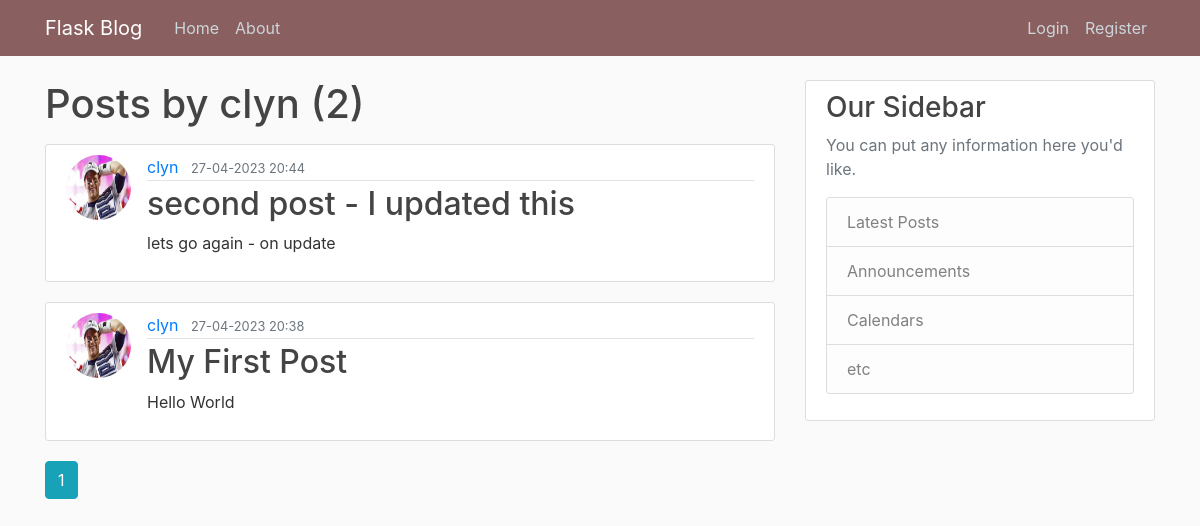
/user/clyn, run on an earlier commit of the app's database.
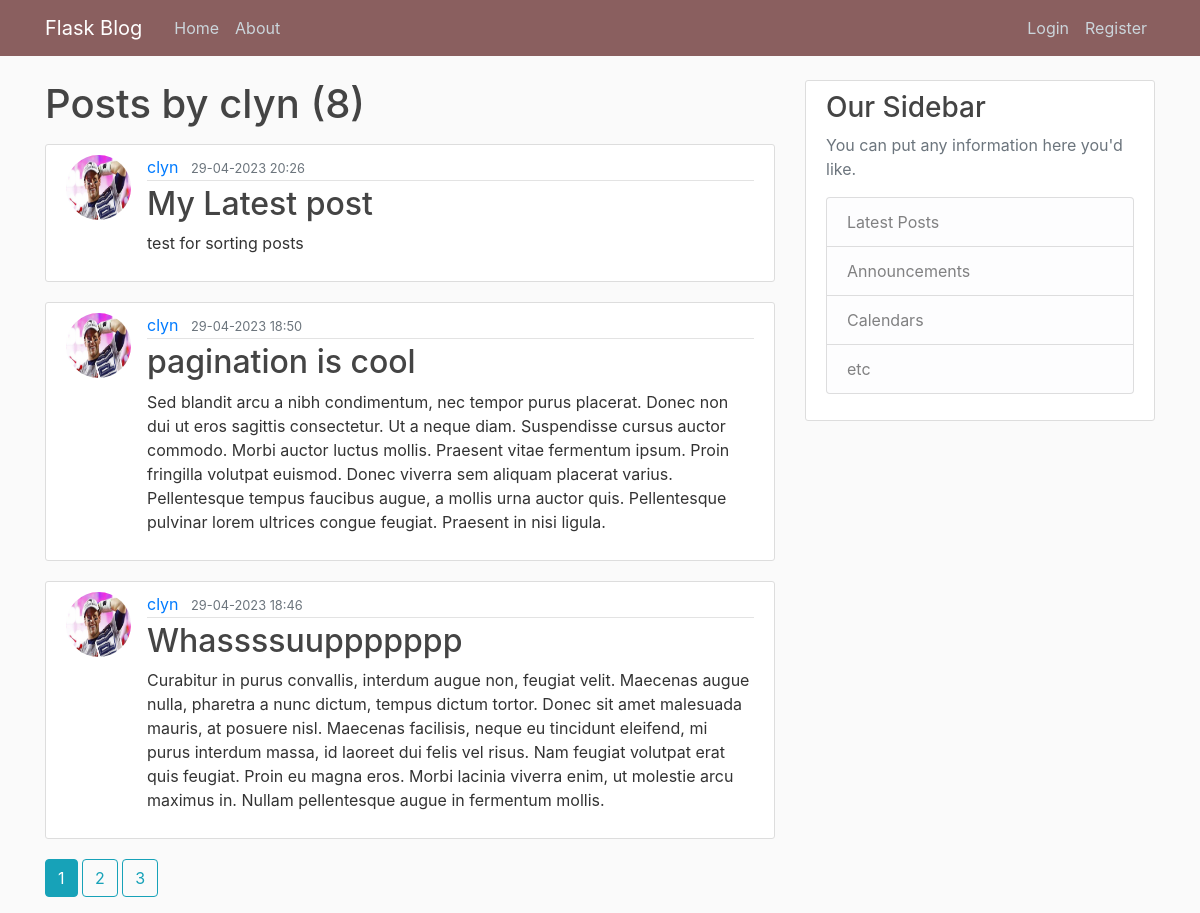
And on a later commit of the database.
### Fblog/models.py (models this page shows, shortened)
class User(db.Model, UserMixin):
    id = db.Column(db.Integer, primary_key = True)
    username = db.Column(db.String(20), unique = True, nullable = False)
    email = db.Column(db.String(120), unique = True, nullable = False)
    image_file = db.Column(db.String(20), nullable = False, default = 'default.jpg')
    password = db.Column(db.String(60), nullable = False)
    posts = db.relationship('Post', backref = 'author', lazy = True) #backref gets the user that created the post (1 to many relationship)

class Post(db.Model):
    id = db.Column(db.Integer, primary_key = True)
    title = db.Column(db.String(100), nullable = False)
    date_posted = db.Column(db.DateTime, nullable = False, default = datetime.utcnow)
    content = db.Column(db.Text, nullable = False)
    user_id = db.Column(db.Integer, db.ForeignKey('user.id'), nullable = False) # Foregin Key is refrencing the table and column names

### Fblog/routes.py (the view)
@app.route("/user/<string:username>")
def user_posts(username):
    page = request.args.get('page', 1, type=int)
    user = User.query.filter_by(username=username).first_or_404()
    posts = Post.query.filter_by(author=user)\
        .order_by(Post.date_posted.desc())\
        .paginate(page = page, per_page=3) #allows me to define how many posts per page - orders them from newest to oldest
    return render_template('user_posts.html', posts = posts, user=user) # posts variable within the template is equal to the dummy data

### Fblog/templates/user_posts.html
{% extends "layout.html" %}
{% block content %}
    <h1 class = "mb-3"> Posts by {{ user.username }} ({{ posts.total }})</h1>
    {% for post in posts.items %}
    <article class="media content-section">
      <img class= "rounded-circle article-img" src="{{url_for('static', filename = 'profile_pics/' + post.author.image_file) }}">
        <div class="media-body">
          <div class="article-metadata">
            <a class="mr-2" href="{{ url_for('user_posts', username = post.author.username)}}">{{ post.author.username }}</a>
            <small class="text-muted">{{ post.date_posted.strftime('%d-%m-%Y %H:%M') }}</small>
          </div>
          <h2><a class="article-title" href="{{ url_for('post', post_id = post.id)}}">{{ post.title }}</a></h2>
          <p class="article-content">{{ post.content }}</p>
        </div>
      </article>
    {% endfor %}
    {% for page_num in posts.iter_pages(left_edge=1, right_edge=1, left_current=1, right_current=2) %}
      {% if page_num %}
        {% if   posts.page == page_num %}
          <a class ="btn btn-info mb-3" href="{{ url_for('user_posts', username = user.username, page = page_num)}}">{{page_num}}</a>
        {% else %}
          <a class ="btn btn-outline-info mb-3" href="{{ url_for('user_posts', username = user.username, page = page_num)}}">{{page_num}}</a>
        {% endif %}
        {% else %}
        ...
      {% endif %}
    {% endfor %}
{% endblock content %}

### Fblog/templates/layout.html (shortened to what this page needs)
<!DOCTYPE html>
<html>
<head>
    <link rel="stylesheet" href="https://cdn.jsdelivr.net/npm/bootstrap@4.3.1/dist/css/bootstrap.min.css">
    <link rel="stylesheet" type = "text/css" href="{{url_for('static', filename='main.css')}}">
</head>
<body>
    <header class="site-header">
        <nav class="navbar navbar-expand-md navbar-dark bg-steel fixed-top">
          <div class="container">
            <a class="navbar-brand mr-4" href="/">Flask Blog</a>
            <div class="collapse navbar-collapse" id="navbarToggle">
              <div class="navbar-nav mr-auto">
                <a class="nav-item nav-link" href="{{ url_for('home') }}">Home</a>
                <a class="nav-item nav-link" href="{{ url_for('about') }}">About</a>
              </div>
              <div class="navbar-nav">
                {% if current_user.is_authenticated %}
                <a class="nav-item nav-link" href="{{ url_for('new_post') }}">New Post</a>
                <a class="nav-item nav-link" href="{{ url_for('account') }}">Account</a>
                <a class="nav-item nav-link" href="{{ url_for('logout') }}">Logout</a>
                {% else %}
                  <a class="nav-item nav-link" href="{{ url_for('login') }}">Login</a>
                  <a class="nav-item nav-link" href="{{ url_for('register') }}">Register</a>
                {% endif %}
              </div>
            </div>
          </div>
        </nav>
      </header>
      <main role="main" class="container">
        <div class="row">
          <div class="col-md-8">
            {% block content %}{% endblock %}
          </div>
          <div class="col-md-4">
            <div class="content-section">
              <h3>Our Sidebar</h3>
              <p class='text-muted'>You can put any information here you'd like.
                <ul class="list-group">
                  <li class="list-group-item list-group-item-light">Latest Posts</li>
                  <li class="list-group-item list-group-item-light">Announcements</li>
                  <li class="list-group-item list-group-item-light">Calendars</li>
                  <li class="list-group-item list-group-item-light">etc</li>
                </ul>
              </p>
            </div>
          </div>
        </div>
      </main>
</body>
</html>

### Fblog/static/main.css (style rules this page uses)
body { background: #fafafa; color: #333333; margin-top: 5rem; }
h1, h2, h3, h4, h5, h6 { color: #444444; }
.bg-steel { background-color: #8a5f5f; }
.site-header .navbar-nav .nav-link { color: #cbd5db; }
.content-section { background: #ffffff; padding: 10px 20px; border: 1px solid #dddddd; border-radius: 3px; margin-bottom: 20px; }
.article-title { color: #444444; }
.article-content { white-space: pre-line; }
.article-img { height: 65px; width: 65px; margin-right: 16px; }
.article-metadata { padding-bottom: 1px; margin-bottom: 4px; border-bottom: 1px solid #e3e3e3 }

What changed in the data, as far as the page shows it:
no longer on this page (row unchanged): Post: image_file (picture), author.username "clyn", date_posted "27-04-2023 20:44", title "second post - I updated this", content "lets go again - on update"
no longer on this page (row unchanged): Post: image_file (picture), author.username "clyn", date_posted "27-04-2023 20:38", title "My First Post", content "Hello World"
added Post: image_file (picture), author.username "clyn", date_posted "29-04-2023 20:26", title "My Latest post", content "test for sorting posts"
added Post: image_file (picture), author.username "clyn", date_posted "29-04-2023 18:50", title "pagination is cool", content "Sed blandit arcu a nibh condimentum, nec tempor purus placerat. Donec non dui ut eros sagittis consectetur. Ut a neque diam. Suspendisse cursus auctor commodo. Morbi auctor luctus mollis. Praesent vitae fermentum ipsum. Proin fringilla volutpat euismod. Donec viverra sem aliquam placerat varius. Pellentesque tempus faucibus augue, a mollis urna auctor quis. Pellentesque pulvinar lorem ultrices congue feugiat. Praesent in nisi ligula."
added Post: image_file (picture), author.username "clyn", date_posted "29-04-2023 18:46", title "Whassssuuppppppp", content "Curabitur in purus convallis, interdum augue non, feugiat velit. Maecenas augue nulla, pharetra a nunc dictum, tempus dictum tortor. Donec sit amet malesuada mauris, at posuere nisl. Maecenas facilisis, neque eu tincidunt eleifend, mi purus interdum massa, id laoreet dui felis vel risus. Nam feugiat volutpat erat quis feugiat. Proin eu magna eros. Morbi lacinia viverra enim, ut molestie arcu maximus in. Nullam pellentesque augue in fermentum mollis."
Also different on the page:
{{ posts.total }}: "2" → "8"
new list line: "2"
new list line: "3"
